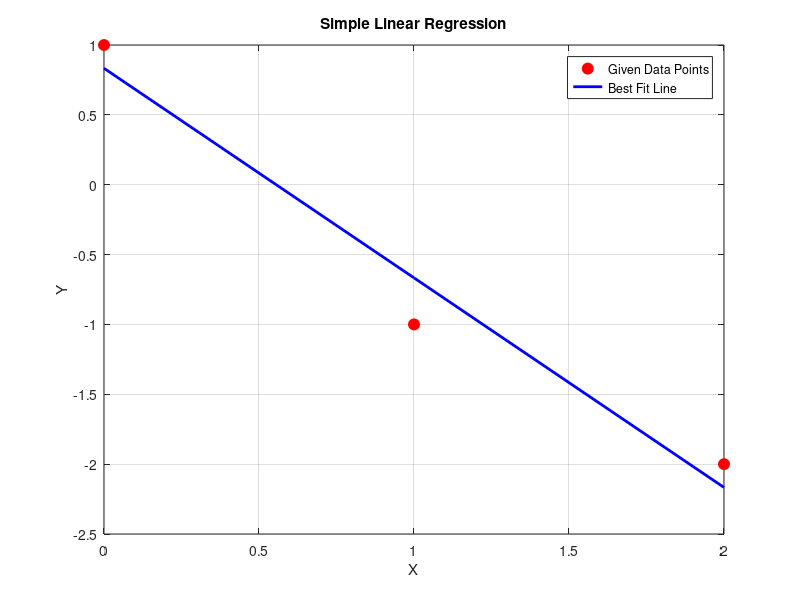

The MATLAB script that drew this image:
% Given data points
x = [0; 1; 2];
y = [1; -1; -2];

% Using MATLAB's polyfit function for linear regression
coefficients = polyfit(x, y, 1);
slope = coefficients(1);
y_intercept = coefficients(2);

% Predicted y values based on the regression
y_pred = slope * x + y_intercept;

% Visualization
figure;
plot(x, y, 'o', 'MarkerSize', 8, 'MarkerEdgeColor', 'red', 'MarkerFaceColor', 'red'); % Original data points
hold on;
plot(x, y_pred, '-b', 'LineWidth', 2); % Regression line
xlabel('X');
ylabel('Y');
title('Simple Linear Regression');
legend('Given Data Points', 'Best Fit Line');
grid on;
